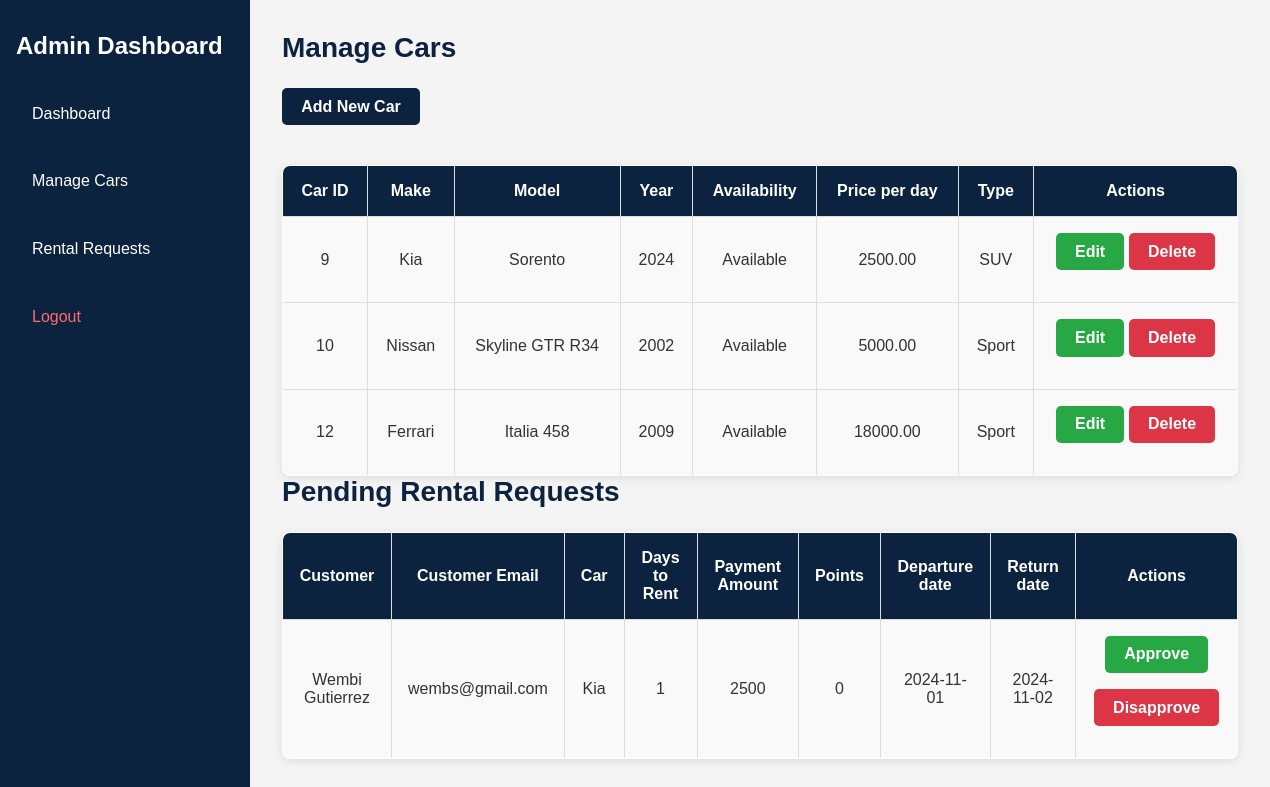
Page /rent-car-main/admin_dashboard.php (signed in) on the committed database.
### tables this page shows
CREATE TABLE `cars` (
  `car_id` int(11) NOT NULL,
  `make` varchar(50) DEFAULT NULL,
  `model` varchar(50) DEFAULT NULL,
  `year` int(11) DEFAULT NULL,
  `availability` tinyint(1) DEFAULT 1,
  `price_per_day` decimal(10,2) DEFAULT NULL,
  `car_img` varchar(255) DEFAULT NULL,
  `type` varchar(255) DEFAULT NULL
);

CREATE TABLE `rentals` (
  `rental_id` int(11) NOT NULL,
  `car_id` int(11) DEFAULT NULL,
  `days` int(11) DEFAULT NULL,
  `status` enum('pending','approved','disapproved','cancelled') DEFAULT 'pending',
  `customer_id` int(11) NOT NULL,
  `customer_email` varchar(255) DEFAULT NULL,
  `payment_amount` int(11) NOT NULL DEFAULT 0,
  `points` int(11) NOT NULL DEFAULT 0,
  `start_rent_date` date NOT NULL,
  `return_rent_date` date NOT NULL
);

CREATE TABLE `customers` (
  `customer_id` int(11) NOT NULL,
  `email` varchar(255) NOT NULL,
  `password` varchar(255) NOT NULL,
  `username` varchar(255) NOT NULL,
  `points` int(11) DEFAULT 0
);

### rent-car-main/admin_dashboard.php (the view, shortened to what this page needs)
<?php
include 'connect_db.php';
$cars_sql = "SELECT * FROM cars";
$cars_result = $conn->query($cars_sql);
$sql = "SELECT r.rental_id, r.car_id, r.customer_id, r.days, r.payment_amount, r.points, c.make, c.model, u.username, u.email, r.status, r.start_rent_date, r.return_rent_date
        FROM rentals r
        JOIN cars c ON r.car_id = c.car_id
        JOIN customers u ON r.customer_id = u.customer_id
        WHERE r.status = 'pending'";
$rentals_result = $conn->query($sql);
?>
<!DOCTYPE html>
<html lang="en">
<head>
</head>
<body>
    <div class="dashboard">
        <div class="sidebar">
            <h2>Admin Dashboard</h2>
            <ul>
                <li><a href="#">Dashboard</a></li>
                <li><a href="#manage-cars">Manage Cars</a></li>
                <li><a href="#rental-request">Rental Requests</a></li>
                <li><a href="admin_logout.php" style="color: #ff6b6b;">Logout</a></li>
            </ul>
        </div>
        <div class="main-content">
            <h2 id="manage-cars">Manage Cars</h2>
            <a href="add_car.html">Add New Car</a>
            <table border="1">
                <tr>
                    <th>Car ID</th>
                    <th>Make</th>
                    <th>Model</th>
                    <th>Year</th>
                    <th>Availability</th>
                    <th>Price per day</th>
                    <th>Type</th>
                    <th>Actions</th>
                </tr>
                <?php while ($cars = $cars_result->fetch_assoc()): ?>
                    <tr>
                        <td><?= $cars['car_id'] ?></td>
                        <td><?= $cars['make'] ?></td>
                        <td><?= $cars['model'] ?></td>
                        <td><?= $cars['year'] ?></td>
                        <td><?= $cars['availability'] ? 'Available' : 'Not available' ?></td>
                        <td><?= $cars['price_per_day'] ?></td>
                        <td><?= $cars['type'] ?></td>
                        <td>
                            <a href="edit_car.php?car_id=<?= $cars['car_id'] ?>">Edit</a>
                            <a href="delete_car.php?car_id=<?= $cars['car_id'] ?>">Delete</a>
                        </td>
                    </tr>
                <?php endwhile; ?>
            </table>
            <h2 id="rental-request">Pending Rental Requests</h2>
            <table border="1">
                <tr>
                    <th>Customer</th>
                    <th>Customer Email</th>
                    <th>Car</th>
                    <th>Days to Rent</th>
                    <th>Payment Amount</th>
                    <th>Points</th>
                    <th>Departure date</th>
                    <th>Return date</th>
                    <th>Actions</th>
                </tr>
                <?php while ($rental = $rentals_result->fetch_assoc()): ?>
                    <tr>
                        <td><?= htmlspecialchars($rental['username']) ?></td>
                        <td><?= htmlspecialchars($rental['email']) ?></td>
                        <td><?= htmlspecialchars($rental['make']) ?></td>
                        <td><?= htmlspecialchars($rental['days']) ?></td>
                        <td><?= htmlspecialchars($rental['payment_amount']) ?></td>
                        <td><?= htmlspecialchars($rental['points']) ?></td>
                        <td><?= htmlspecialchars($rental['start_rent_date']) ?></td>
                        <td><?= htmlspecialchars($rental['return_rent_date']) ?></td>
                        <td>
                            <a href="admin_approve_rental.php?rental_id=<?= $rental['rental_id'] ?>">Approve</a>
                            <a href="admin_disapprove_rental.php?rental_id=<?= $rental['rental_id'] ?>">Disapprove</a>
                        </td>
                    </tr>
                <?php endwhile; ?>
            </table>
        </div>
    </div>
</body>
</html>

### rent-car-main/admin_dashboard.php (style rules this page uses)
* { margin: 0; padding: 0; box-sizing: border-box; font-family: 'Arial', sans-serif; }
body { background-color: #f4f4f4; color: #333; }
.dashboard { display: flex; min-height: 100vh; }
.sidebar { width: 250px; background-color: #0c2340; color: white; padding: 2rem 1rem; position: fixed; height: 100%; }
.sidebar h2 { font-size: 24px; margin-bottom: 2rem; color: #fff; }
.sidebar ul { list-style-type: none; }
.sidebar ul li { margin-bottom: 1.5rem; }
.sidebar ul li a { color: #fff; text-decoration: none; padding: 0.8rem 1rem; display: block; border-radius: 5px; transition: background-color 0.3s ease; }
.main-content { margin-left: 250px; padding: 2rem; width: 100%; }
.main-content h2 { font-size: 28px; margin-bottom: 1.5rem; color: #0C2340; }
.main-content a { background-color: #0C2340; color: white; padding: 0.6rem 1.2rem; border-radius: 5px; text-decoration: none; font-weight: bold; transition: background-color 0.3s ease; margin-bottom: 1rem; display: inline-block; }
table { width: 100%; border-collapse: collapse; margin-top: 1.5rem; background-color: white; box-shadow: 0 2px 10px rgba(0, 0, 0, 0.1); border-radius: 8px; overflow: hidden; }
table, th, td { border: 1px solid #ddd; }
th, td { padding: 1rem; text-align: center; }
th { background-color: #0C2340; color: white; }
td { background-color: #f9f9f9; }
td a { padding: 0.5rem 1rem; border-radius: 5px; text-decoration: none; font-weight: bold; color: white; }
td a:first-child { background-color: #28A745; }
td a:last-child { background-color: #DC3545; }

### rows in the picture
cars: car_id "9", make "Kia", model "Sorento", year "2024", availability "Available", price_per_day "2500.00", type "SUV"
cars: car_id "10", make "Nissan", model "Skyline GTR R34", year "2002", availability "Available", price_per_day "5000.00", type "Sport"
cars: car_id "12", make "Ferrari", model "Italia 458", year "2009", availability "Available", price_per_day "18000.00", type "Sport"
rentals: customer.username "Wembi Gutierrez", customer.email "wembs@gmail.com", car.make "Kia", days "1", payment_amount "2500", points "0", start_rent_date "2024-11-01", return_rent_date "2024-11-02"
